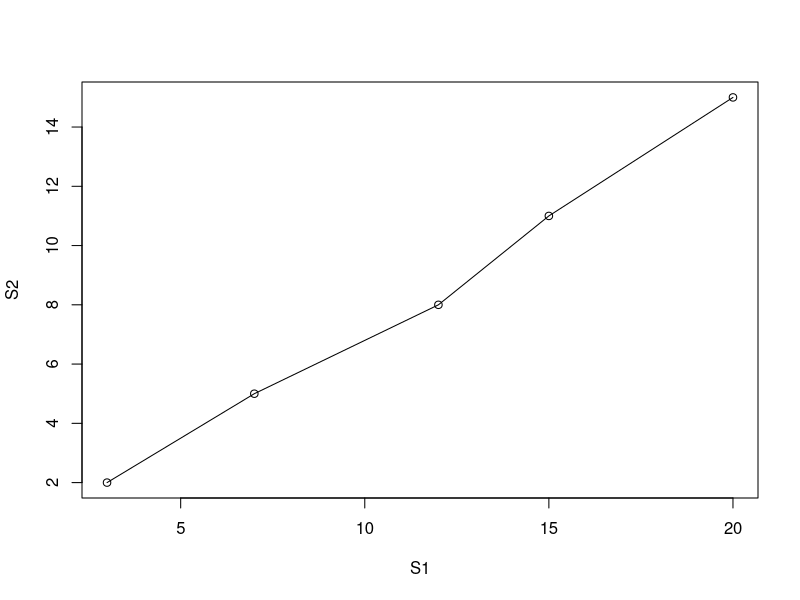
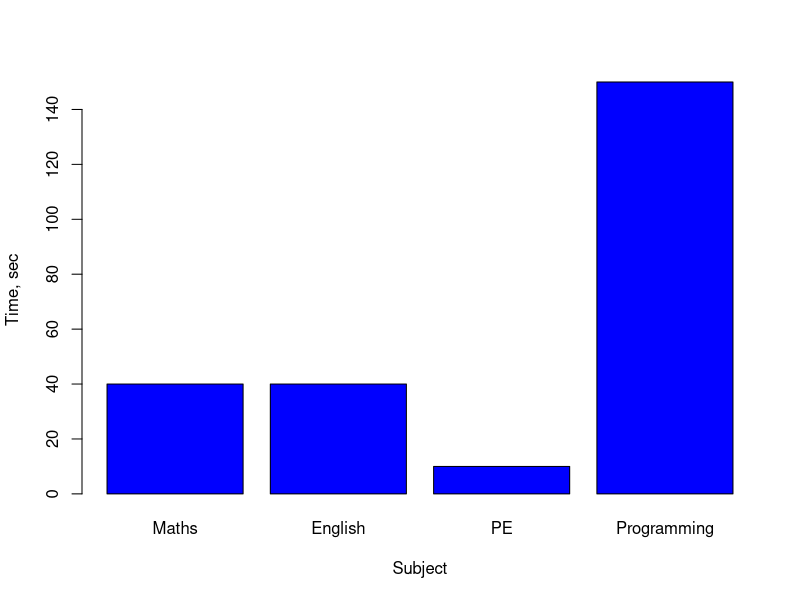

Reproduce these figures in R, in order.
## ---- chunk 1
34+777 
13*47 
675*15 
849*629 
## ---- chunk 2
11111111*11111111
11111111*1111111
## ---- chunk 3
S1 <- c(3, 7, 12, 15, 20)
S2 <- c(2, 5, 8, 11, 15)
S1*S2
plot (S1, S2)
lines (S1, S2)
## ---- chunk 4
learn <-c("Maths" = 40, "English"= 40,"PE" = 10, "Programming" = 150)
barplot(learn, xlab="Subject", ylab="Time, sec", col="blue")
## ---- chunk 5
drinks <-rnorm(10000, mean = 450, sd = 4)
mean(drinks > 455)
